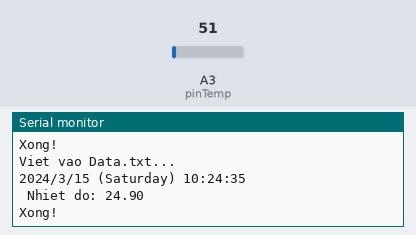
Bench run of a sketch on a simulated Arduino Leonardo, built with avr-gcc and run on an emulated ATmega32U4. Shown: the last lines printed to the serial monitor. The test bench sets the inputs (shaded band); at power-on: A3 (pinTemp) = 51. The local clock reads 2024-03-15 10:24:30 at power-on unless the sketch sets it; storage starts empty.

Above: at 5.8 s.
5.9 s: A3 (pinTemp) set to 61
At 11.5 s:
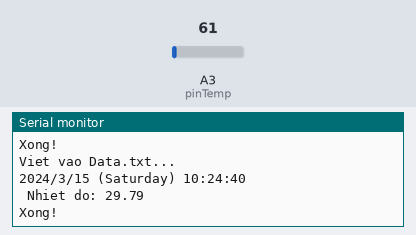
11.9 s: A3 (pinTemp) set to 71
At 16.1 s:
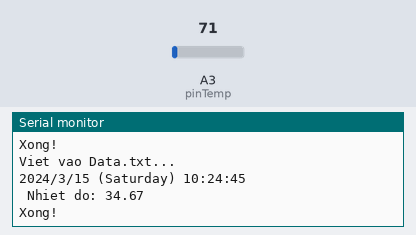
Timing chart, 0 to 17.6 s (numbered marks = the images above; inputs shaded):
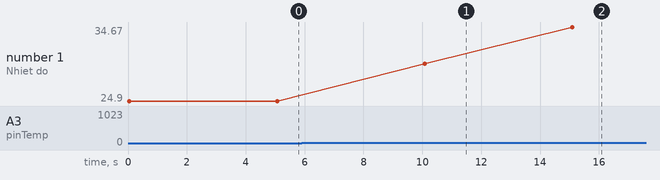

Measured:
- after the input at 5.9 s, the serial monitor: prints a new line after 4.2 s (image 1)
- after the input at 11.9 s, the serial monitor: prints a new line after 3.2 s (image 2)
- plotted number 1: 24.9 → 29.79 after the input at 5.9 s, 29.79 → 34.67 after the input at 11.9 s

The sketch:

chuong6_baidonhietdo.ino
```cpp
#include <RTClib.h>
#include <SD.h>
#include<SPI.h>
#include <Wire.h>
//#include "RTClib.h"
//RTC_DS1307 rtc;
char daysOfTheWeek[7][12] = {"Monday", "Tuesday", "Wednesday", "Thursday", "Friday", "Saturday", "Sunday"};
File myFile;
RTC_DS1307 rtc;
byte pinTemp = A3;

void setup ()
{
  Serial.begin(9600);
  pinMode(pinTemp, INPUT);
  if (SD.begin(10))
    Serial.println("SD is ready");
  else
  {
    Serial.println("SD is not found");
    //while (1);
  }
  while (SD.exists("Data.txt")) SD.remove("Data.txt");


  while (!Serial); // for Leonardo/Micro/Zero
  if (! rtc.begin()) {
    Serial.println("Couldn't find RTC");
    while (1);
  }
  if (! rtc.isrunning()) {
    Serial.println("RTC is NOT running!");
    // following line sets the RTC to the date & time this sketch was compiled
    //rtc.adjust(DateTime(F(_DATE_), F(_TIME_)));
    // This line sets the RTC with an explicit date & time, for example to set
    // January 21, 2014 at 3am you would call:
    // rtc.adjust(DateTime(2014, 1, 21, 3, 0, 0));
  }
}
void  getTime()
{
  DateTime now = rtc.now();
  Serial.print(now.year(), DEC);
  myFile.print(now.year(), DEC);
  Serial.print('/');
  myFile.print('/');
  Serial.print(now.month(), DEC);
  myFile.print(now.month(), DEC);
  Serial.print('/');
  myFile.print('/');
  Serial.print(now.day(), DEC);
  myFile.print(now.day(), DEC);
  Serial.print(" (");
  myFile.print(" (");
  Serial.print(daysOfTheWeek[now.dayOfTheWeek()]);
  myFile.print(daysOfTheWeek[now.dayOfTheWeek()]);
  Serial.print(") ");
  myFile.print(") ");
  Serial.print(now.hour(), DEC);
  myFile.print(now.hour(), DEC);
  Serial.print(':');
  myFile.print(':');
  Serial.print(now.minute(), DEC);
  myFile.print(now.minute(), DEC);
  Serial.print(':');
  myFile.print(':');
  Serial.print(now.second(), DEC);
  myFile.print(now.second(), DEC);
  myFile.println();

////  DateTime now = rtc.now();
//  Serial.print(now.hour());
//  myFile.print(now.hour());
//  Serial.print(':');
//  myFile.print(':');
//  Serial.print(now.minute());
//  myFile.print(now.minute());
//  Serial.print(':');
//  myFile.print(':');
//  Serial.println(now.second());
//  myFile.print(now.second());
//  myFile.print("   ");
}
void getTemp()
{
  //đọc giá trị từ cảm biến LM35
  int reading = analogRead(pinTemp);

  //tính ra giá trị hiệu điện thế (đơn vị Volt) từ giá trị cảm biến
  float voltage = reading * 5.0 / 1024.0;

  // ở trên mình đã giới thiệu, cứ mỗi 10mV = 1 độ C.
  // Vì vậy nếu biến voltage là biến lưu hiệu điện thế (đơn vị Volt)
  // thì ta chỉ việc nhân voltage cho 100 là ra được nhiệt độ!

  float temp = voltage * 100.0;
  Serial.print(" \n Nhiet do: ");
  myFile.print(" \n Nhiet do: ");
  Serial.println(temp);
  myFile.print(temp);
  myFile.println();
  myFile.print("\n");
}

void loop ()
{
  myFile = SD.open("Data.txt", FILE_WRITE);
  if (myFile)
  {
    Serial.println("Viet vao Data.txt...");
    getTime();
    myFile.println();
    getTemp();
  }
  else
  {
    Serial.println("Loi");
  }
  myFile.close();
  Serial.println("Xong!");
  Serial.println();
  delay(5000);
}
```
